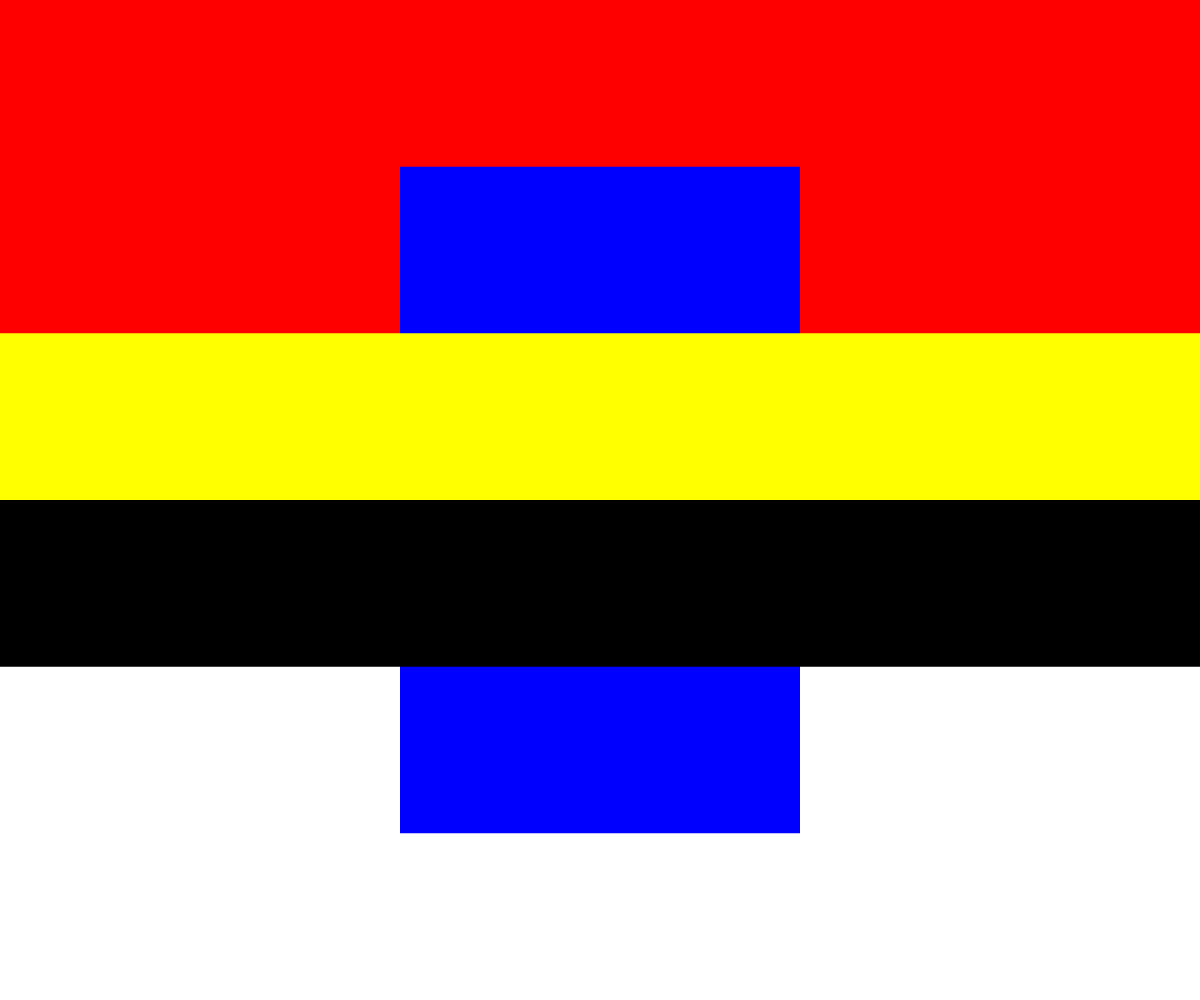
Frame 1 (no input)
Frame 60 (no input): identical to frame 1, image omitted
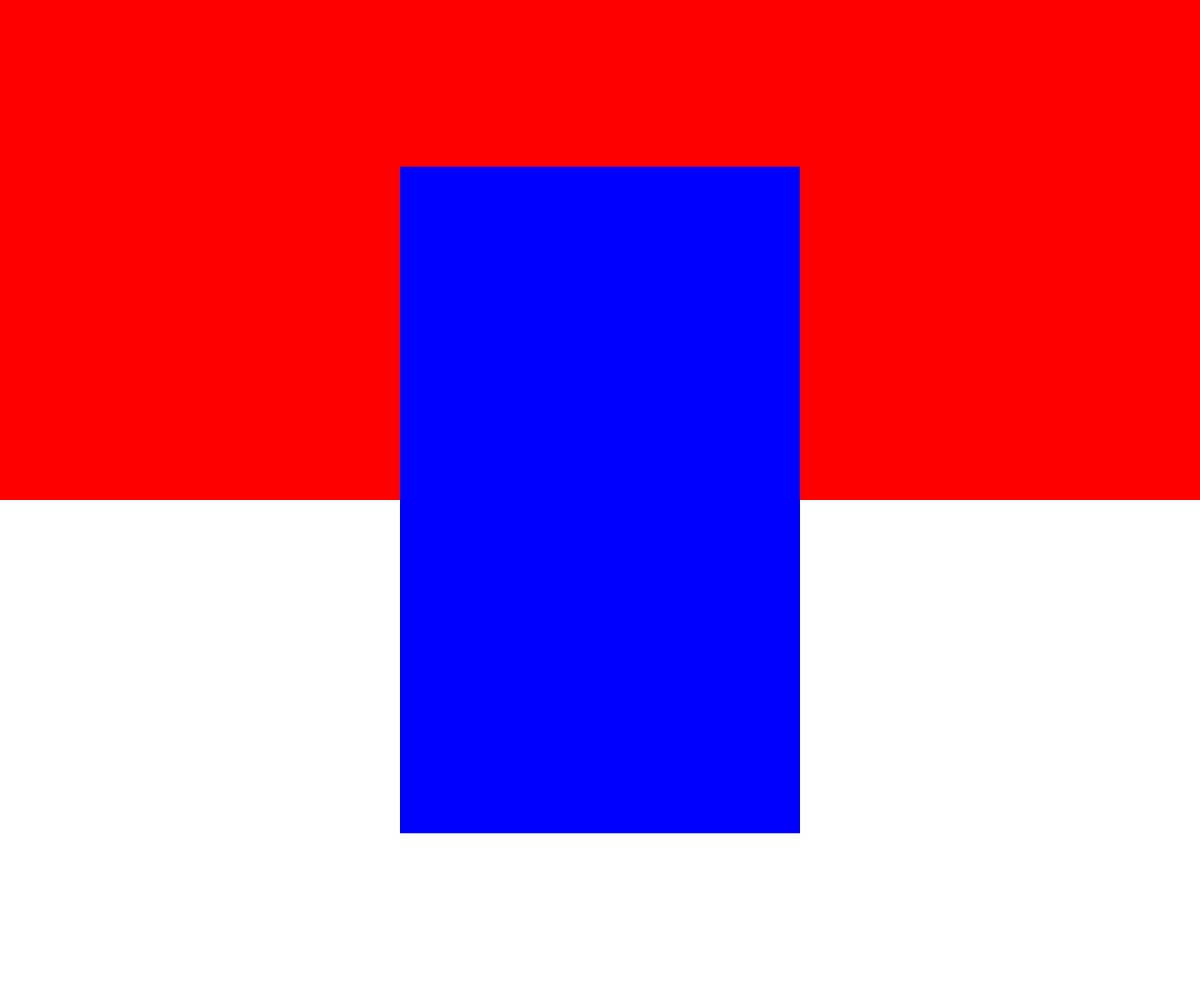
Frame 120 (the mouse pressed at the canvas centre since frame 60)

The p5.js sketch that drew these frames (run headless with seeded random() and noise() and a simulated clock; from frame 60 on, the mouse is pressed at the canvas centre):

// p5.js sketch
// ── sketch.js

let clrs = [
'red', //top 0
'yellow', //middle top 1
'blue', //middle strip 2
'black', //middle bottom 3
'white' //bottom 4
]


function setup() {
  createCanvas(windowWidth, windowHeight);
  noStroke();
}

function draw() {
 background(220);
 canvasRect(clrs[4], height/2, height/2, false);
 canvasRect(clrs[0], height/2, 0, false);
 fill(clrs[2]); 
 rect(width * 1/3, height * 1/6, width * 1/3, height * 2/3); 
 canvasRect(clrs[1], height/6, height/3, true);
 canvasRect(clrs[3], height/6, height/2, true);


}

function canvasRect(clr, hgt, y_offset, clickable) {
	fill(clr);
	if((clickable == true) && (mouseIsPressed == false)){
		rect(0, y_offset, width, hgt);
	} 
	if(clickable == false){
		rect(0, y_offset, width, hgt);
	}
}
